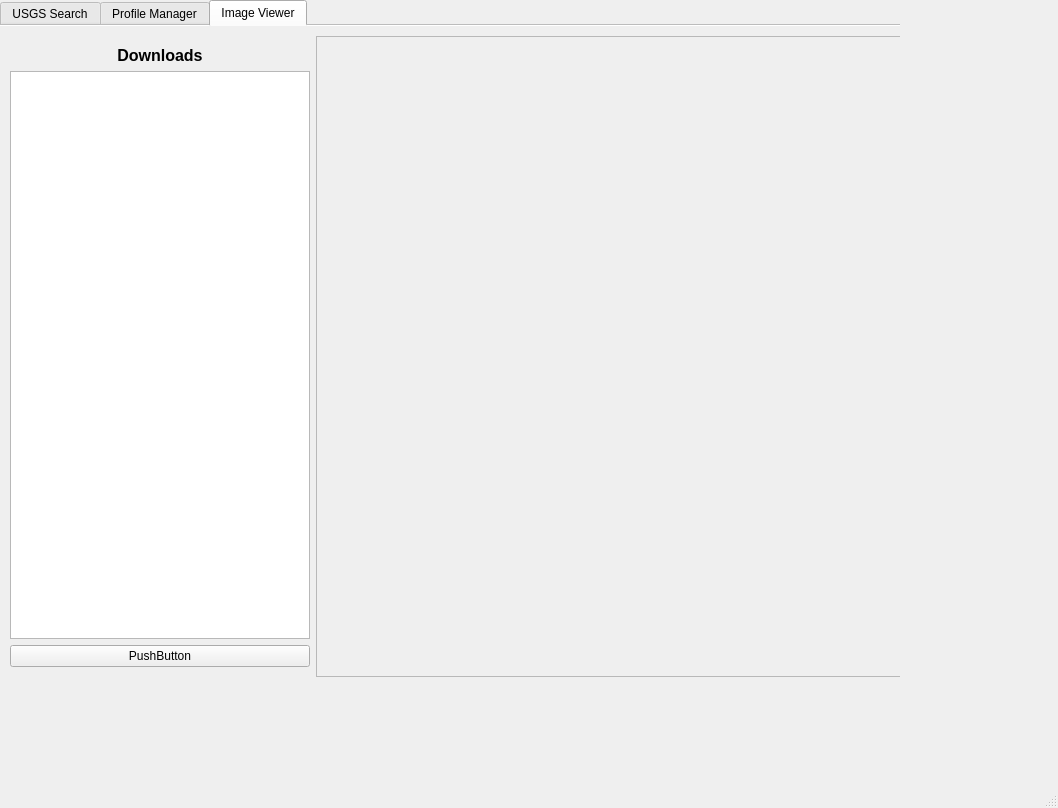
<?xml version="1.0" encoding="UTF-8"?>
<ui version="4.0">
 <class>MainWindow</class>
 <widget class="QMainWindow" name="MainWindow">
  <property name="geometry">
   <rect>
    <x>0</x>
    <y>0</y>
    <width>1058</width>
    <height>808</height>
   </rect>
  </property>
  <property name="sizePolicy">
   <sizepolicy hsizetype="Preferred" vsizetype="Preferred">
    <horstretch>0</horstretch>
    <verstretch>0</verstretch>
   </sizepolicy>
  </property>
  <property name="windowTitle">
   <string>HyperGix </string>
  </property>
  <widget class="QWidget" name="centralwidget">
   <property name="sizePolicy">
    <sizepolicy hsizetype="Expanding" vsizetype="Expanding">
     <horstretch>0</horstretch>
     <verstretch>0</verstretch>
    </sizepolicy>
   </property>
   <widget class="QTabWidget" name="tabWidget">
    <property name="geometry">
     <rect>
      <x>0</x>
      <y>0</y>
      <width>900</width>
      <height>800</height>
     </rect>
    </property>
    <property name="sizePolicy">
     <sizepolicy hsizetype="Expanding" vsizetype="Expanding">
      <horstretch>1</horstretch>
      <verstretch>1</verstretch>
     </sizepolicy>
    </property>
    <property name="tabShape">
     <enum>QTabWidget::Rounded</enum>
    </property>
    <property name="currentIndex">
     <number>2</number>
    </property>
    <property name="usesScrollButtons">
     <bool>false</bool>
    </property>
    <property name="documentMode">
     <bool>true</bool>
    </property>
    <widget class="QWidget" name="tab1">
     <attribute name="title">
      <string>USGS Search</string>
     </attribute>
     <widget class="QLabel" name="dummyLabel">
      <property name="geometry">
       <rect>
        <x>10</x>
        <y>10</y>
        <width>81</width>
        <height>21</height>
       </rect>
      </property>
      <property name="text">
       <string>replace this</string>
      </property>
     </widget>
    </widget>
    <widget class="QWidget" name="tab2">
     <attribute name="title">
      <string>Profile Manager</string>
     </attribute>
     <widget class="QWidget" name="">
      <property name="geometry">
       <rect>
        <x>2</x>
        <y>2</y>
        <width>961</width>
        <height>40</height>
       </rect>
      </property>
      <layout class="QHBoxLayout" name="horizontalLayout" stretch="1,0">
       <item>
        <widget class="QLabel" name="profileListLabel">
         <property name="sizePolicy">
          <sizepolicy hsizetype="Fixed" vsizetype="Preferred">
           <horstretch>0</horstretch>
           <verstretch>0</verstretch>
          </sizepolicy>
         </property>
         <property name="minimumSize">
          <size>
           <width>180</width>
           <height>0</height>
          </size>
         </property>
         <property name="text">
          <string>&lt;html&gt;&lt;head/&gt;&lt;body&gt;&lt;p&gt;&lt;span style=&quot; font-size:11pt; font-weight:600;&quot;&gt;Saved Profiles&lt;/span&gt;&lt;/p&gt;&lt;/body&gt;&lt;/html&gt;</string>
         </property>
         <property name="alignment">
          <set>Qt::AlignCenter</set>
         </property>
        </widget>
       </item>
       <item>
        <widget class="QLabel" name="pixelsTopLabel">
         <property name="sizePolicy">
          <sizepolicy hsizetype="MinimumExpanding" vsizetype="Preferred">
           <horstretch>1</horstretch>
           <verstretch>0</verstretch>
          </sizepolicy>
         </property>
         <property name="text">
          <string>&lt;html&gt;&lt;head/&gt;&lt;body&gt;&lt;p&gt;&lt;span style=&quot; font-size:12pt;&quot;&gt;0&lt;br/&gt;Pixels&lt;/span&gt;&lt;/p&gt;&lt;/body&gt;&lt;/html&gt;</string>
         </property>
         <property name="alignment">
          <set>Qt::AlignCenter</set>
         </property>
        </widget>
       </item>
      </layout>
     </widget>
     <widget class="QWidget" name="">
      <property name="geometry">
       <rect>
        <x>0</x>
        <y>40</y>
        <width>961</width>
        <height>611</height>
       </rect>
      </property>
      <layout class="QHBoxLayout" name="horizontalLayout_3">
       <item>
        <layout class="QHBoxLayout" name="horizontalLayout_2">
         <item>
          <layout class="QVBoxLayout" name="verticalLayout_2" stretch="0,1">
           <property name="leftMargin">
            <number>10</number>
           </property>
           <property name="rightMargin">
            <number>20</number>
           </property>
           <property name="bottomMargin">
            <number>10</number>
           </property>
           <item>
            <widget class="QListView" name="listView">
             <property name="sizePolicy">
              <sizepolicy hsizetype="Fixed" vsizetype="Expanding">
               <horstretch>0</horstretch>
               <verstretch>0</verstretch>
              </sizepolicy>
             </property>
             <property name="maximumSize">
              <size>
               <width>165</width>
               <height>16777215</height>
              </size>
             </property>
            </widget>
           </item>
           <item>
            <widget class="QPushButton" name="plotAllButton">
             <property name="sizePolicy">
              <sizepolicy hsizetype="Preferred" vsizetype="Fixed">
               <horstretch>0</horstretch>
               <verstretch>0</verstretch>
              </sizepolicy>
             </property>
             <property name="text">
              <string>Plot All</string>
             </property>
            </widget>
           </item>
          </layout>
         </item>
        </layout>
       </item>
       <item>
        <widget class="QFrame" name="frame">
         <property name="sizePolicy">
          <sizepolicy hsizetype="MinimumExpanding" vsizetype="MinimumExpanding">
           <horstretch>0</horstretch>
           <verstretch>0</verstretch>
          </sizepolicy>
         </property>
         <property name="frameShape">
          <enum>QFrame::StyledPanel</enum>
         </property>
         <property name="frameShadow">
          <enum>QFrame::Raised</enum>
         </property>
        </widget>
       </item>
      </layout>
     </widget>
    </widget>
    <widget class="QWidget" name="tab3">
     <attribute name="title">
      <string>Image Viewer</string>
     </attribute>
     <widget class="QWidget" name="">
      <property name="geometry">
       <rect>
        <x>0</x>
        <y>10</y>
        <width>951</width>
        <height>641</height>
       </rect>
      </property>
      <layout class="QHBoxLayout" name="horizontalLayout_4">
       <item>
        <layout class="QVBoxLayout" name="verticalLayout">
         <property name="sizeConstraint">
          <enum>QLayout::SetMaximumSize</enum>
         </property>
         <property name="leftMargin">
          <number>10</number>
         </property>
         <property name="topMargin">
          <number>10</number>
         </property>
         <property name="bottomMargin">
          <number>10</number>
         </property>
         <item>
          <widget class="QLabel" name="downloadsLabel">
           <property name="sizePolicy">
            <sizepolicy hsizetype="Preferred" vsizetype="Fixed">
             <horstretch>0</horstretch>
             <verstretch>0</verstretch>
            </sizepolicy>
           </property>
           <property name="maximumSize">
            <size>
             <width>300</width>
             <height>16777215</height>
            </size>
           </property>
           <property name="text">
            <string>&lt;html&gt;&lt;head/&gt;&lt;body&gt;&lt;p&gt;&lt;span style=&quot; font-size:12pt; font-weight:600;&quot;&gt;Downloads&lt;/span&gt;&lt;/p&gt;&lt;/body&gt;&lt;/html&gt;</string>
           </property>
           <property name="alignment">
            <set>Qt::AlignCenter</set>
           </property>
          </widget>
         </item>
         <item>
          <widget class="QListView" name="listView_2">
           <property name="sizePolicy">
            <sizepolicy hsizetype="Maximum" vsizetype="Expanding">
             <horstretch>0</horstretch>
             <verstretch>0</verstretch>
            </sizepolicy>
           </property>
           <property name="maximumSize">
            <size>
             <width>300</width>
             <height>16777215</height>
            </size>
           </property>
           <property name="flow">
            <enum>QListView::LeftToRight</enum>
           </property>
           <property name="resizeMode">
            <enum>QListView::Adjust</enum>
           </property>
          </widget>
         </item>
         <item>
          <widget class="QPushButton" name="pushButton">
           <property name="maximumSize">
            <size>
             <width>300</width>
             <height>16777215</height>
            </size>
           </property>
           <property name="text">
            <string>PushButton</string>
           </property>
          </widget>
         </item>
        </layout>
       </item>
       <item>
        <widget class="QFrame" name="frame_2">
         <property name="sizePolicy">
          <sizepolicy hsizetype="Preferred" vsizetype="Preferred">
           <horstretch>0</horstretch>
           <verstretch>0</verstretch>
          </sizepolicy>
         </property>
         <property name="frameShape">
          <enum>QFrame::StyledPanel</enum>
         </property>
         <property name="frameShadow">
          <enum>QFrame::Raised</enum>
         </property>
        </widget>
       </item>
      </layout>
     </widget>
    </widget>
   </widget>
  </widget>
  <widget class="QMenuBar" name="menubar">
   <property name="geometry">
    <rect>
     <x>0</x>
     <y>0</y>
     <width>1058</width>
     <height>21</height>
    </rect>
   </property>
  </widget>
  <widget class="QStatusBar" name="statusbar"/>
 </widget>
 <resources/>
 <connections/>
</ui>
